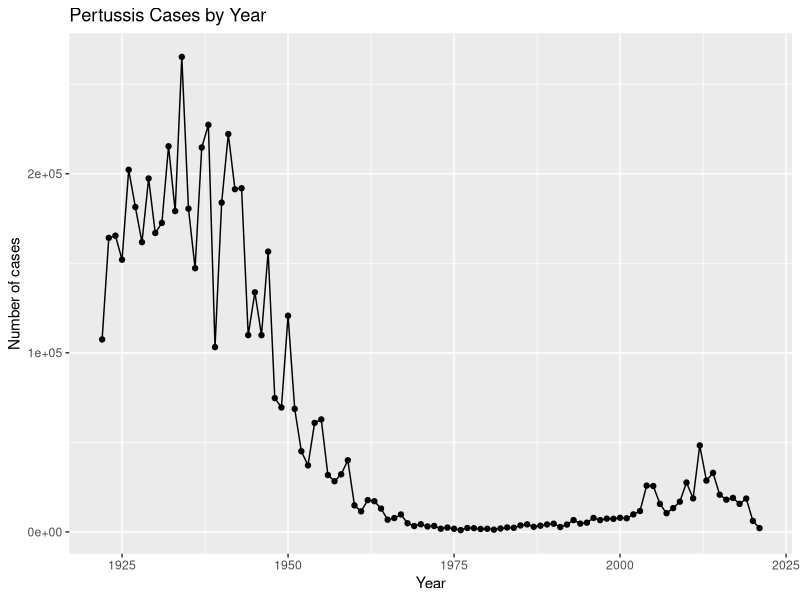
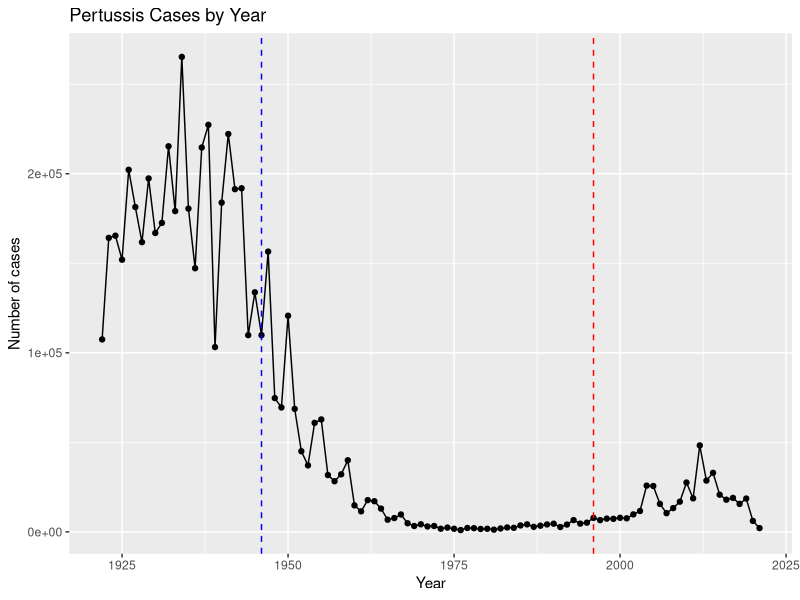

These charts were generated, in order, by the following R code: (Note: this script raises an error after producing the figures.)
## ---- chunk 1
cdc <- data.frame(
                                 Year = c(1922L,1923L,1924L,1925L,
                                          1926L,1927L,1928L,1929L,1930L,1931L,
                                          1932L,1933L,1934L,1935L,1936L,
                                          1937L,1938L,1939L,1940L,1941L,1942L,
                                          1943L,1944L,1945L,1946L,1947L,
                                          1948L,1949L,1950L,1951L,1952L,
                                          1953L,1954L,1955L,1956L,1957L,1958L,
                                          1959L,1960L,1961L,1962L,1963L,
                                          1964L,1965L,1966L,1967L,1968L,1969L,
                                          1970L,1971L,1972L,1973L,1974L,
                                          1975L,1976L,1977L,1978L,1979L,1980L,
                                          1981L,1982L,1983L,1984L,1985L,
                                          1986L,1987L,1988L,1989L,1990L,
                                          1991L,1992L,1993L,1994L,1995L,1996L,
                                          1997L,1998L,1999L,2000L,2001L,
                                          2002L,2003L,2004L,2005L,2006L,2007L,
                                          2008L,2009L,2010L,2011L,2012L,
                                          2013L,2014L,2015L,2016L,2017L,2018L,
                                          2019L,2020L,2021L),
         cases = c(107473,164191,165418,152003,
                                          202210,181411,161799,197371,
                                          166914,172559,215343,179135,265269,
                                          180518,147237,214652,227319,103188,
                                          183866,222202,191383,191890,109873,
                                          133792,109860,156517,74715,69479,
                                          120718,68687,45030,37129,60886,
                                          62786,31732,28295,32148,40005,
                                          14809,11468,17749,17135,13005,6799,
                                          7717,9718,4810,3285,4249,3036,
                                          3287,1759,2402,1738,1010,2177,2063,
                                          1623,1730,1248,1895,2463,2276,
                                          3589,4195,2823,3450,4157,4570,
                                          2719,4083,6586,4617,5137,7796,6564,
                                          7405,7298,7867,7580,9771,11647,
                                          25827,25616,15632,10454,13278,
                                          16858,27550,18719,48277,28639,32971,
                                          20762,17972,18975,15609,18617,
                                          6124,2116)
       )
## ---- chunk 2
library(ggplot2)

ggplot(cdc, aes(x = Year, y = cases)) +
  geom_point() +
  geom_line() +
  labs(x = "Year", y = "Number of cases", title = "Pertussis Cases by Year")

## ---- chunk 3
wP <- 1946
aP <- 1996

ggplot(cdc, aes(x = Year, y = cases)) +
  geom_point() +
  geom_line() +
  labs(x = "Year", y = "Number of cases", title = "Pertussis Cases by Year")+
  geom_vline(xintercept= wP, col = 'blue', linetype = 2) +
  geom_vline(xintercept= aP, col = 'red', linetype = 2)
## ---- chunk 4
library(jsonlite)
subject <- read_json("https://www.cmi-pb.org/api/subject", simplifyVector = TRUE)
head(subject, 3)
## ---- chunk 5
table(subject$infancy_vac)
## ---- chunk 6
table(subject$biological_sex)
## ---- chunk 7
table(subject$biological_sex, subject$race) 
## ---- chunk 8
library(lubridate)
today()
## ---- chunk 9
today() - ymd("2000-01-01")
## ---- chunk 10
time_length(today() - ymd("2000-01-01"), 'years')
## ---- chunk 11
# Use todays date to calculate age in days
subject$age <- today() - ymd(subject$year_of_birth)
## ---- chunk 12
library(dplyr)

aP <- subject %>% filter(infancy_vac == "aP")

round( summary( time_length( aP$age, "years" ) ) )
## ---- chunk 13
wP = subject %>% filter(infancy_vac == "wP")
round(summary(time_length(wP$age, "years")))
## ---- chunk 14
int <- ymd(subject$date_of_boost) - ymd(subject$year_of_birth)
age_at_boost <- time_length(int, "year")
head(age_at_boost)
## ---- chunk 15
ggplot(subject) +
  aes(time_length(age, "year"),
      fill=as.factor(infancy_vac)) +
  geom_histogram(show.legend=FALSE) +
  facet_wrap(vars(infancy_vac), nrow=2) +
  xlab("Age in years")
## ---- chunk 16
# Complete the API URLs...
specimen <- read_json("https://www.cmi-pb.org/api/specimen", simplifyVector = TRUE) 
titer <- read_json("https://www.cmi-pb.org/api/plasma_ab_titer", simplifyVector = TRUE) 
## ---- chunk 17
library(dplyr)
meta <- inner_join(specimen, subject)
dim(meta)
## ---- chunk 18
abdata <- inner_join(titer, meta)
dim(abdata)
## ---- chunk 19
table(abdata$isotype)
## ---- chunk 20
head(abdata, 2)
## ---- chunk 21
igg <- abdata %>% filter(isotype == "IgG")
head(igg)
## ---- chunk 22
ggplot(igg) +
  aes(MFI_normalised, antigen) +
  geom_boxplot() + 
    xlim(0,75) +
  facet_wrap(vars(visit), nrow=2)
## ---- chunk 23
ggplot(igg) +
  aes(MFI_normalised, antigen, col=infancy_vac ) +
  geom_boxplot(show.legend = FALSE) + 
  facet_wrap(vars(visit), nrow=2) +
  xlim(0,75) +
  theme_bw()
## ---- chunk 24
abdata.21 <- abdata %>% filter(dataset == "2021_dataset")

abdata.21 %>% 
  filter(isotype == "IgG",  antigen == "PT") %>%
  ggplot() +
    aes(x=planned_day_relative_to_boost,
        y=MFI_normalised,
        col=infancy_vac,
        group=subject_id) +
    geom_point() +
    geom_line() +
    geom_vline(xintercept=0, linetype="dashed") +
    geom_vline(xintercept=14, linetype="dashed") +
  labs(title="2021 dataset IgG PT",
       subtitle = "Dashed lines indicate day 0 (pre-boost) and 14 (apparent peak levels)")
